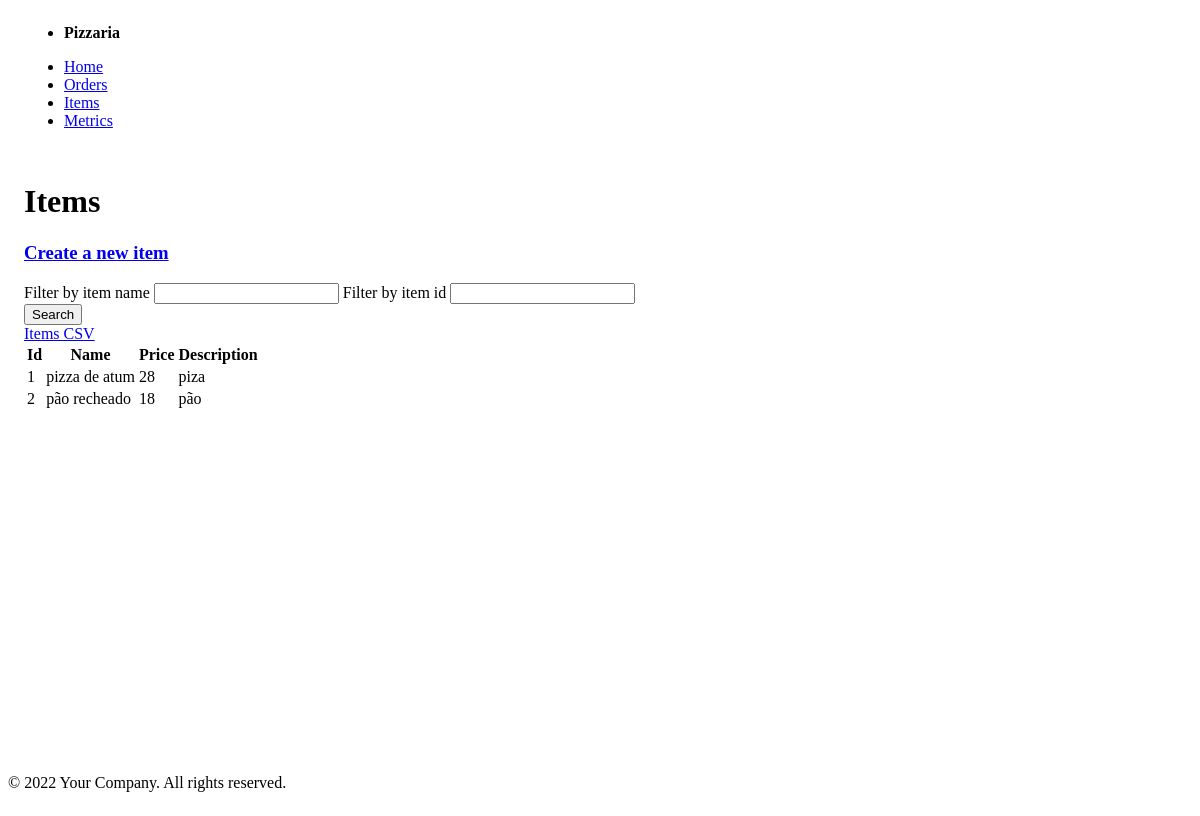
Before: /public/item/index.php with the older database file.
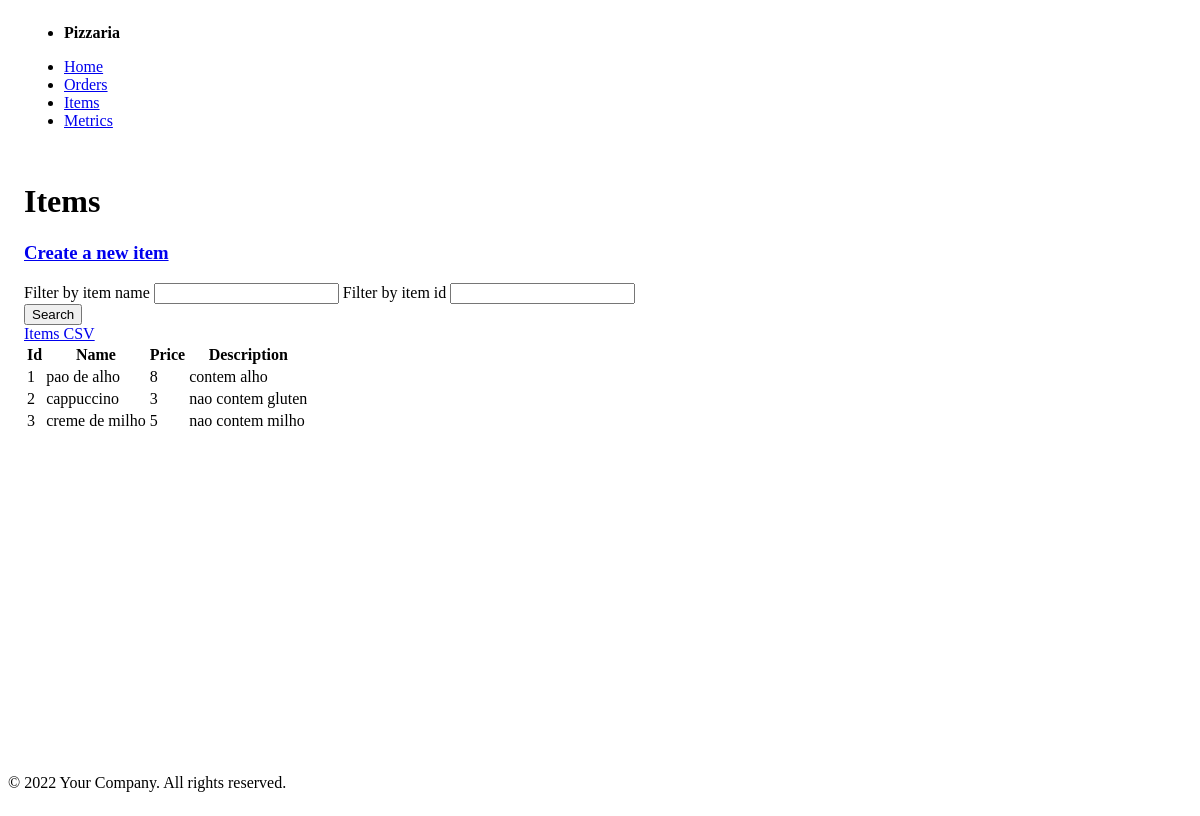
After: the same page with the newer database file.
### tables this page shows
CREATE TABLE items (
  id INTEGER PRIMARY KEY,
  `name` TEXT NOT NULL,
  price INTEGER NOT NULL,
  `description` TEXT NOT NULL
);

### model/item.php (called while the page is built, shortened)
<?php
class Item {
  function __construct(?int $id, string $name, int $price, string $description) {
    $this->id = $id;
    $this->name = $name;
    $this->price = $price;
    $this->description = $description;
  }
  public static function all($name = null) {
    $list = [];
    $db = DB::getInstance();
    if ($name == null) {
      $req = $db->query('SELECT id, name, price, description FROM items');
    } else {
      $req = $db->prepare('SELECT id, name, price, description FROM items WHERE name LIKE :name');
      $req->execute(['name' => "%$name%"]);
    }
    foreach($req->fetchAll() as $item) {
      $list[] = new Item($item['id'], $item['name'], $item['price'], $item['description']);
    }
    return $list;
  }
}

### public/components/item_table.php (the view)
<?php
require_once __DIR__ . '/../../model/item.php';
if (!isset($_GET['id']) || !$_GET['id']) {
  $itemName = isset($_GET['name']) && $_GET["name"] ? $_GET['name'] : null;
  $items = Item::all($itemName);
} else {
  $item = Item::find($_GET['id']);
  $items = $item ? [$item] : [];
}
?>
<table role="grid">
  <thead>
    <tr>
      <th>Id</th>
      <th>Name</th>
      <th>Price</th>
      <th>Description</th>
    </tr>
  </thead>
  <tbody>
    <?php foreach ($items as $item): ?>
      <tr>
        <td><?= $item->id ?></td>
        <td><?= $item->name ?></td>
        <td><?= $item->price ?></td>
        <td><?= $item->description ?></td>
      </tr>
    <?php endforeach ?>
  </tbody>
</table>

Changed rows visible on the page:
changed items id 1: name "pizza de atum" → "pao de alho"; price "28" → "8"; description "piza" → "contem alho"
changed items id 2: name "pão recheado" → "cappuccino"; price "18" → "3"; description "pão" → "nao contem gluten"
added items: id "3", name "creme de milho", price "5", description "nao contem milho"
